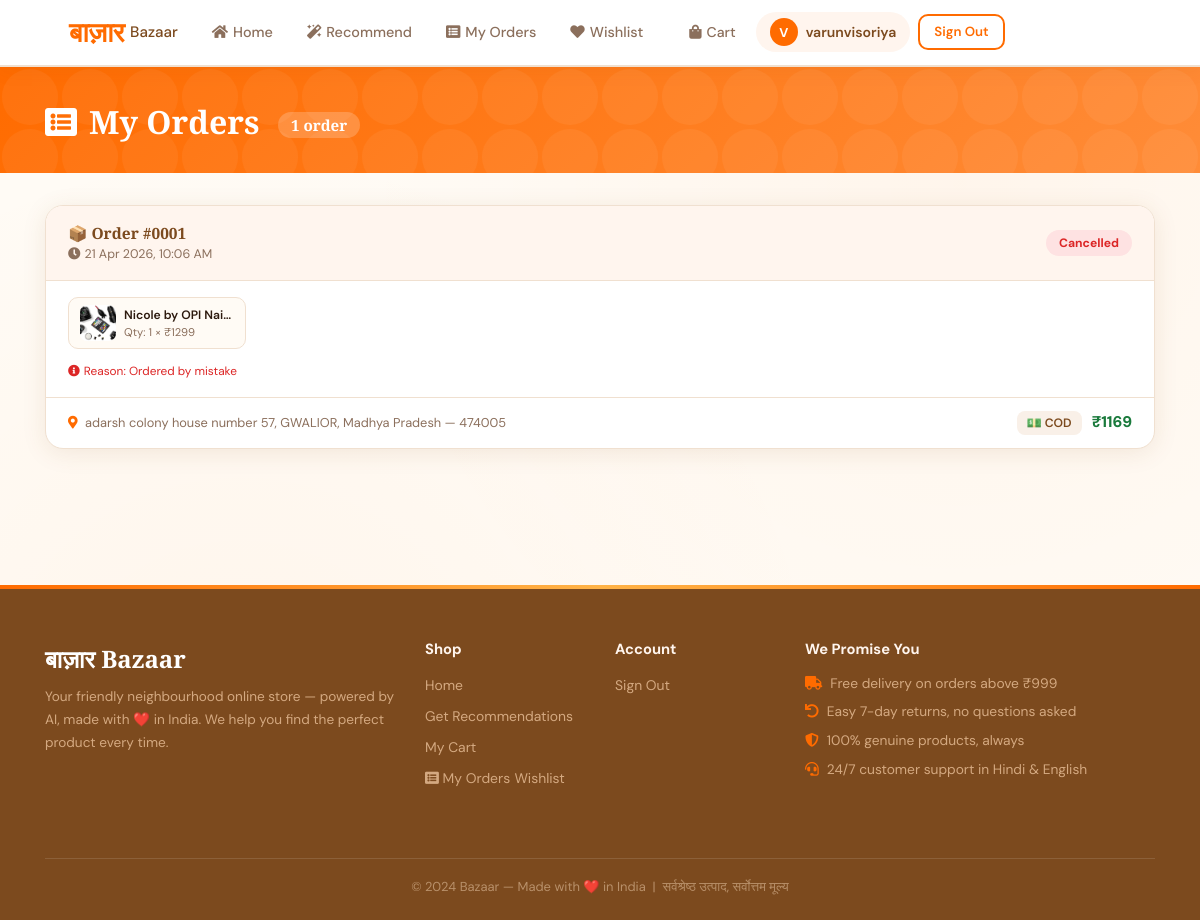
The page /my_orders (signed in) on the database its author committed.
### app.py (models this page shows)
class User(db.Model):
    id         = db.Column(db.Integer, primary_key=True)
    username   = db.Column(db.String(100), unique=True, nullable=False)
    email      = db.Column(db.String(100), unique=True, nullable=False)
    password   = db.Column(db.String(100), nullable=False)
    created_at = db.Column(db.DateTime, default=datetime.utcnow)
    cart_items = db.relationship("CartItem",     backref="user", lazy=True, cascade="all,delete")
    wishlist   = db.relationship("WishlistItem", backref="user", lazy=True, cascade="all,delete")

class Order(db.Model):
    id             = db.Column(db.Integer, primary_key=True)
    user_id        = db.Column(db.Integer, db.ForeignKey('user.id'), nullable=False)
    full_name      = db.Column(db.String(100), nullable=False)
    mobile         = db.Column(db.String(15),  nullable=False)
    email          = db.Column(db.String(100), nullable=False)
    address1       = db.Column(db.String(200), nullable=False)
    address2       = db.Column(db.String(200))
    city           = db.Column(db.String(100), nullable=False)
    state          = db.Column(db.String(100), nullable=False)
    pincode        = db.Column(db.String(10),  nullable=False)
    landmark       = db.Column(db.String(150))
    payment_method = db.Column(db.String(30),  default='cod')
    total_amount   = db.Column(db.Float,       default=0)
    status         = db.Column(db.String(50),  default='Confirmed')
    placed_at      = db.Column(db.DateTime,    default=datetime.utcnow)
    cancelled_at   = db.Column(db.DateTime)
    cancel_reason  = db.Column(db.String(200))
    items_snapshot = db.Column(db.Text)

### app.py (the view)
@app.route("/my_orders")
def my_orders():
    u = current_user()
    if not u:
        flash("Please sign in to view your orders.", "warning")
        return redirect(url_for("signin"))
    orders = Order.query.filter_by(user_id=u.id).order_by(Order.placed_at.desc()).all()
    return render_template("my_orders.html", orders=orders, **base_ctx())

### app.py (called while the page is built)
def current_user():
    uid = session.get("user_id")
    return User.query.get(uid) if uid else None

def cart_count():
    u = current_user()
    if not u: return 0
    return sum(i.quantity for i in u.cart_items)

def base_ctx():
    u = current_user()
    return {"current_user": u, "cart_count": cart_count()}

@app.template_filter("from_json")
def from_json_filter(value):
    try: return json.loads(value or "[]")
    except: return []

### templates/my_orders.html (shortened to what this page needs)
{% extends "base.html" %}
{% block content %}
<div class="page-banner">
  <div class="container">
    <h2><i class="fas fa-list-alt" style="margin-right:12px;"></i>My Orders
      <span style="font-size:.95rem;font-weight:600;background:rgba(255,255,255,.2);border-radius:20px;padding:3px 13px;margin-left:10px;vertical-align:middle;">
        {{ orders|length }} order{{ 's' if orders|length != 1 }}
      </span>
    </h2>
  </div>
</div>
<div class="container pb-5">
  {% if orders %}
    {% for order in orders %}
    {% set items = order.items_snapshot|from_json %}
    <div class="order-card">
      <div class="order-head">
        <div>
          <div class="order-id-tag">📦 Order #{{ '%04d'|format(order.id) }}</div>
          <div class="order-date"><i class="fas fa-clock" style="margin-right:4px;"></i>{{ order.placed_at.strftime('%d %b %Y, %I:%M %p') }}</div>
        </div>
        <span class="status-badge status-{{ order.status }}">{{ order.status }}</span>
      </div>
      <div class="order-body">
        <div class="mini-items">
          {% for item in items %}
          <div class="mini-item">
            <img src="{{ item.image_url or '/static/img/img_1.png' }}" onerror="this.src='/static/img/img_1.png'">
            <div>
              <div class="mini-item-name" title="{{ item.name }}">{{ item.name[:28] }}{% if item.name|length > 28 %}…{% endif %}</div>
              <div class="mini-item-qty">Qty: {{ item.qty }} × ₹{{ item.price|int }}</div>
            </div>
          </div>
          {% endfor %}
        </div>
        {% if order.status == 'Cancelled' and order.cancel_reason %}
        <div class="cancel-reason"><i class="fas fa-info-circle" style="margin-right:4px;"></i>Reason: {{ order.cancel_reason }}</div>
        {% endif %}
      </div>
      <div class="order-foot">
        <div class="order-addr">
          <i class="fas fa-map-marker-alt" style="color:var(--saffron);margin-right:4px;"></i>
          {{ order.address1 }}, {{ order.city }}, {{ order.state }} — {{ order.pincode }}
        </div>
        <div style="display:flex;align-items:center;gap:10px;flex-wrap:wrap;">
          <span class="pay-pill">
            {% if order.payment_method=='cod' %}💵 COD
            {% elif order.payment_method=='upi' %}📱 UPI
            {% elif order.payment_method=='card' %}💳 Card
            {% else %}🏦 Net Banking{% endif %}
          </span>
          <div class="order-total">₹{{ order.total_amount|int }}</div>
        </div>
      </div>
    </div>
    {% endfor %}
  {% endif %}
</div>
{% endblock %}

### templates/base.html (shortened to what this page needs)
<!DOCTYPE html>
<html lang="en">
<head>
  <link rel="stylesheet" href="https://stackpath.bootstrapcdn.com/bootstrap/4.5.2/css/bootstrap.min.css">
  <link rel="stylesheet" href="https://cdnjs.cloudflare.com/ajax/libs/font-awesome/5.15.4/css/all.min.css">
</head>
<body>
<nav class="navbar">
  <div class="container">
    <div class="navbar-inner">
      <a href="/" class="brand">
        <span>बाज़ार</span>
        <span style="font-size:.95rem;color:var(--earth);font-family:'DM Sans',sans-serif;font-weight:500;letter-spacing:0;">Bazaar</span>
      </a>
      <div class="nav-links d-none d-md-flex">
        <a href="/"><i class="fas fa-home"></i> Home</a>
        <a href="/main"><i class="fas fa-magic"></i> Recommend</a>
        {% if current_user %}
        <a href="/my_orders"><i class="fas fa-list-alt"></i> My Orders</a>
        <a href="/wishlist"><i class="fas fa-heart"></i> Wishlist</a>
        {% endif %}
      </div>
      <div class="nav-right">
        {% if current_user %}
          <a href="/cart" class="icon-btn">
            <i class="fas fa-shopping-bag"></i> Cart
          </a>
          <div class="user-chip">
            <div class="avatar">{{ current_user.username[0].upper() }}</div>
            {{ current_user.username }}
          </div>
          <a href="/signout" class="btn-signin" style="font-size:.83rem;padding:6px 14px;">Sign Out</a>
        {% else %}
          <a href="/signin" class="btn-signin">Sign In</a>
          <a href="/signup" class="btn-signup">Join Free</a>
        {% endif %}
      </div>
    </div>
  </div>
</nav>
{% block content %}{% endblock %}
<footer>
  <div class="container">
    <div class="row">
      <div class="col-md-4 mb-4">
        <div class="footer-brand">बाज़ार Bazaar</div>
        <p class="footer-tagline">Your friendly neighbourhood online store — powered by AI, made with ❤️ in India. We help you find the perfect product every time.</p>
      </div>
      <div class="col-md-2 col-6 mb-4">
        <h6>Shop</h6>
        <ul class="list-unstyled">
          <li><a href="/">Home</a></li>
          <li><a href="/main">Get Recommendations</a></li>
          <li><a href="/cart">My Cart</a></li>
          <li><a href="/my_orders"><i class="fas fa-list-alt"></i> My Orders</a>
        <a href="/wishlist">Wishlist</a></li>
        </ul>
      </div>
      <div class="col-md-2 col-6 mb-4">
        <h6>Account</h6>
        <ul class="list-unstyled">
          {% if current_user %}
          <li><a href="/signout">Sign Out</a></li>
          {% else %}
          <li><a href="/signin">Sign In</a></li>
          <li><a href="/signup">Create Account</a></li>
          {% endif %}
        </ul>
      </div>
      <div class="col-md-4 mb-4">
        <h6>We Promise You</h6>
        <ul class="list-unstyled">
          <li style="margin-bottom:8px;font-size:.86rem;"><i class="fas fa-truck" style="color:var(--saffron);margin-right:8px;"></i>Free delivery on orders above ₹999</li>
          <li style="margin-bottom:8px;font-size:.86rem;"><i class="fas fa-undo" style="color:var(--saffron);margin-right:8px;"></i>Easy 7-day returns, no questions asked</li>
          <li style="margin-bottom:8px;font-size:.86rem;"><i class="fas fa-shield-alt" style="color:var(--saffron);margin-right:8px;"></i>100% genuine products, always</li>
          <li style="font-size:.86rem;"><i class="fas fa-headset" style="color:var(--saffron);margin-right:8px;"></i>24/7 customer support in Hindi & English</li>
        </ul>
      </div>
    </div>
    <div class="footer-divider"></div>
    <div class="footer-copy">© 2024 Bazaar — Made with ❤️ in India &nbsp;|&nbsp; सर्वश्रेष्ठ उत्पाद, सर्वोत्तम मूल्य</div>
  </div>
</footer>
</body>
</html>

### rows shown on the page
User: username "V", username "varunvisoriya"
Order: id "0001", placed_at "21 Apr 2026, 10:06 AM", status "Cancelled", name "Nicole by OPI Nai…", qty "1", price "1299", cancel_reason "Ordered by mistake", address1 "adarsh colony house number 57", city "GWALIOR", state "Madhya Pradesh", pincode "474005", payment_method "💵 COD", total_amount "1169"

### other values the page prints
{{ orders|length }} "1"
